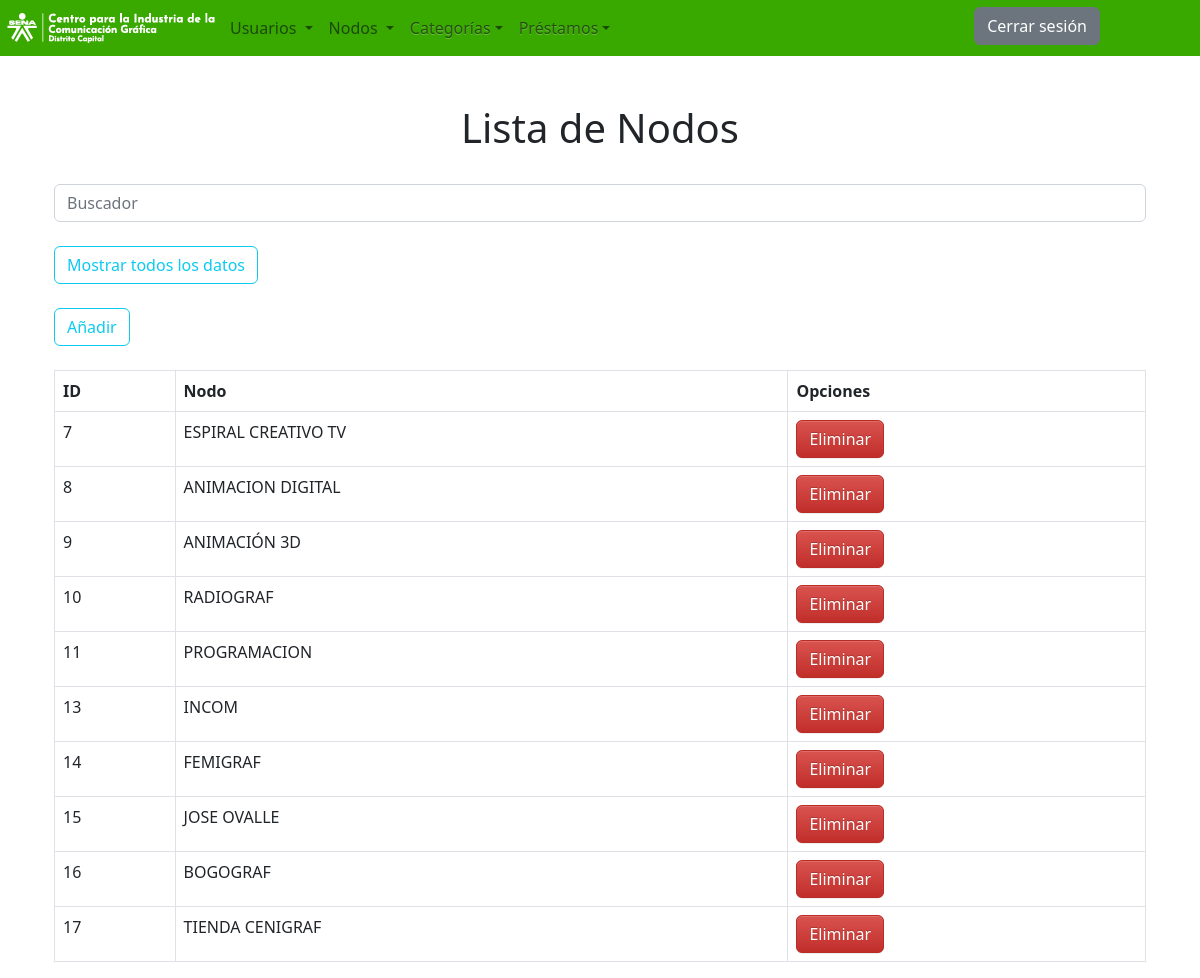
Page /InicioSesion/Usuarios/Administrador/vistas/Nodos/lista_nodos.php on the committed database.
### tables this page shows
CREATE TABLE `nodo` (
  `id_nodo` int(11) NOT NULL,
  `nodos` varchar(50) NOT NULL
);

### InicioSesion/Usuarios/Administrador/vistas/Nodos/lista_nodos.php (the view, shortened to what this page needs)
<?php
include("../../conexionPDO.php");
?>
<!DOCTYPE html>
<html lang="en">
<head>
	<link rel="stylesheet" href="https://cdn.jsdelivr.net/npm/bootstrap@5.2.1/dist/css/bootstrap.min.css">
	<link rel="stylesheet" type="text/css" href="../css/style.css">
	 <link rel="stylesheet" type="text/css" href="../js/pluggins/dist/sweetalert2.min.css">
</head>
		<header>
    <div class="contenedor-principal">
        <nav class="navbar navbar-expand-lg " style="background:#39A900;">
            <a href="http://localhost/Inventario/InicioSesion/Usuarios/Administrador/index.php">
            <img src="../../img/logosena.PNG">
            </a>
            <div class="collapse navbar-collapse" id="navbarNavDropdown">
                <ul class="navbar-nav">
                    <li class="nav-item active">
                        <div class="menunavegacion">
                            <a class="nav-link dropdown-toggle" href="#" id="navbarDropdownMenuLink" data-toggle="dropdown" aria-haspopup="true" aria-expanded="false">Usuarios
                            </a>
                        </div>
                    </li>
                    <li class="nav-item active">
                        <div class="menunavegacion">
                            <a class="nav-link dropdown-toggle" href="#" id="navbarDropdownMenuLink" data-toggle="dropdown" aria-haspopup="true" aria-expanded="false">Nodos
                            </a>
                    </li>
                    <li class="nav-item dropdown">
                    <a class="nav-link dropdown-toggle" href="#" id="navbarDropdownMenuLink" data-toggle="dropdown" aria-haspopup="true" aria-expanded="false">Categorías</a>
                    </li>
                     <li class="nav-item dropdown">
                    <a class="nav-link dropdown-toggle" href="#" id="navbarDropdownMenuLink" data-toggle="dropdown" aria-haspopup="true" aria-expanded="false">Préstamos</a>
                    </li>
                </ul>
            </div>
            <a href="../../../../../index.php"><button type="button" class="btn btn-secondary" style=" margin-top:-5px; margin-right:100px; ">Cerrar sesi&oacute;n</button> </a>
    </div>
</header>
<body>
    <!DOCTYPE html>
<html lang="es">
<head>
<link rel="stylesheet" href="bootstrap/css/bootstrap.min.css">
<link rel="stylesheet" href="bootstrap/css/bootstrap-theme.min.css">
</head>
<body><br>
    <div class="container">
  <div class="page-header">
<center><br><h1>Lista de Nodos</h1><br></center>
<div class="container-fluid">
    <form action="<?=$_SERVER['PHP_SELF']?>" method="post">
        <input class="form-control" type="search" placeholder="Buscador" name="buscar"> <br>
                <a href="lista_nodos.php"> <button class="btn btn-outline-info" type="submit" name=""  >Mostrar todos los datos</button></a><br><br>
                <a href="nuevo_nodo.php"> <button type="button" class="btn btn-outline-info" style="  margin-right:-100px; "  >Añadir </button></a>
    </form>
<br>
<table class="table table-bordered">
  <thead>
    <tr>
      <th scope="col">ID</th>
      <th scope="col">Nodo</th>
      <th scope="col">Opciones</th>
    </tr>
  </thead>
  <tbody>
  	<?php
  	if (isset($_POST['enviar'])) {
  		$buscador=$_POST['buscar'];
  		$sql="SELECT * FROM nodo WHERE nodos LIKE '%".$buscador."%'";
  		$query=mysqli_query($con,$sql);
  		while($row=mysqli_fetch_assoc($query)){
  			?>
  	<tr>
  		<td><?php echo $row['id_nodo']?></td>
      <td><?php echo $row['nodos']?></td>
      <td>
      <a href="ListaNodos/eliminar_nodos.php?id=<?php echo $row['nodos']?>" class="btn btn-danger" onclick="return confirmDelete()" >Eliminar</a>
      </td>
    </tr>
<?php
 }
  	}else{
  		$sql="SELECT * FROM nodo";
			$query=mysqli_query($con,$sql);
	  	while($row=mysqli_fetch_assoc($query)){
  			?>
    <tr>
    	<td><?php echo $row['id_nodo']?></td>
      <td><?php echo $row['nodos']?></td>
      <td>
      <a href="ListaNodos/eliminar_nodos.php?id=<?php echo $row['nodos']?>" class="btn btn-danger" onclick="return confirmDelete()" >Eliminar</a>
      </td>
    </tr>
    <?php
    }
    }
    ?>
  </tbody>
</table>
</body>
</html>

### InicioSesion/Usuarios/Administrador/vistas/css/style.css (style rules this page uses)
.nav-link { color: #FFFFFF; }
body { background-color: #ffffff; font-family: 'Ubuntu', sans-serif; }
a { text-shadow: 0px 0px 3px rgba(117, 117, 117, 0.12); color: #39A900; text-decoration: none }

### rows in the picture
nodo: id_nodo "7", nodos "ESPIRAL CREATIVO TV"
nodo: id_nodo "8", nodos "ANIMACION DIGITAL"
nodo: id_nodo "9", nodos "ANIMACIÓN 3D"
nodo: id_nodo "10", nodos "RADIOGRAF"
nodo: id_nodo "11", nodos "PROGRAMACION"
nodo: id_nodo "13", nodos "INCOM"
nodo: id_nodo "14", nodos "FEMIGRAF"
nodo: id_nodo "15", nodos "JOSE OVALLE"
nodo: id_nodo "16", nodos "BOGOGRAF"
nodo: id_nodo "17", nodos "TIENDA CENIGRAF"
